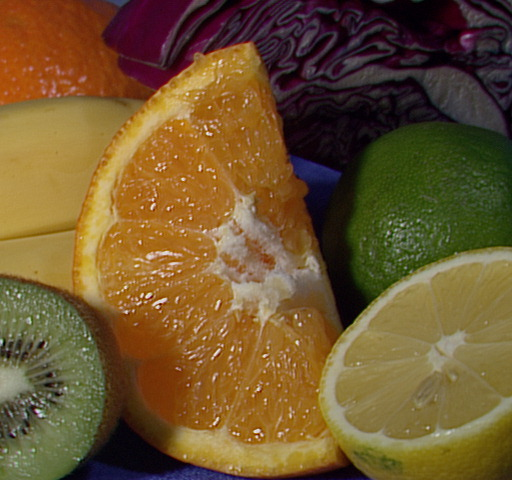
#> input picture pyonly/fruits.jpg, 512 x 480 px
$ python image_rotation.py
#> lines starting #> are read from the running program, lines starting #| are printed output that depends on the picture
import cv2

img = cv2.imread('fruits.jpg')
#> img is the input picture: shape (480, 512, 3); mean B, G, R 46.2, 85.6, 110.8

height = img.shape[0]
#> height = 480
width = img.shape[1]
#> width = 512
rotation_matrix = cv2.getRotationMatrix2D((width/2, height/2), 120, 0.9)          #((width, height), degree of rotation, scaling factor)
rotated_image = cv2.warpAffine(img, rotation_matrix, (width, height))
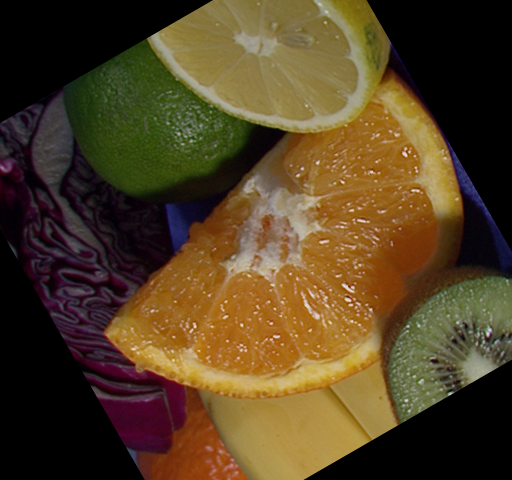
#> rotated_image: shape (480, 512, 3); mean B, G, R 35.2, 64.4, 82.8

transposed_image = cv2.transpose(img)
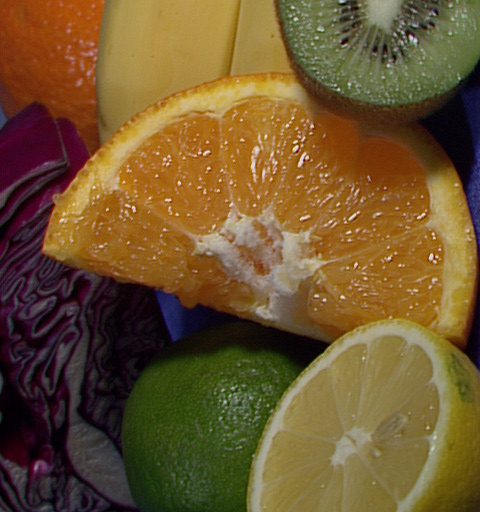
#> transposed_image: shape (512, 480, 3); mean B, G, R 46.2, 85.6, 110.8

cv2.imshow('original', img)
cv2.imshow('rotated', rotated_image)
cv2.imshow('transposed', transposed_image)

cv2.waitKey(0)
cv2. destroyAllWindows()
